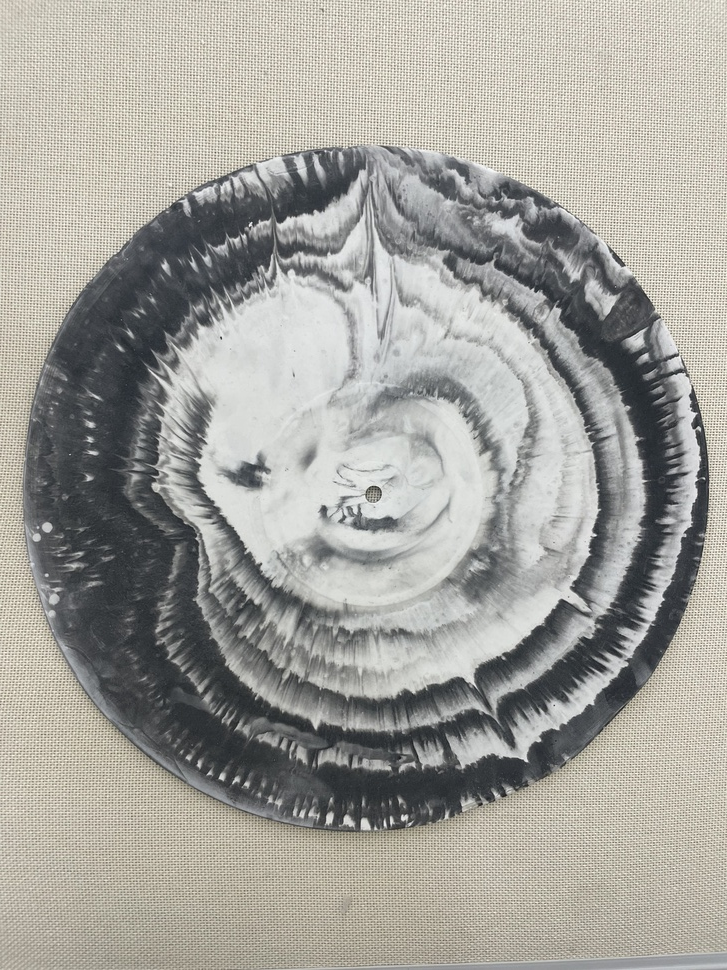
#> input picture code/source/IMG_5083.jpg, 727 x 970 px, shrunk from 3024 x 4032 before the run, found by its file name; its folder holds only this picture in this run
$ jupyter execute SIFTplus.ipynb
#> lines starting #> are read from the running program, lines starting #| are printed output that depends on the picture
[cell 1]
import numpy as np
import cv2 as cv

[cell 2]
image_name = input("이미지의 이름을 입력하세요: ")
#> the answer given: source/IMG_5083.jpg
image_path = './source/' + image_name
img = cv.imread(image_path)
#> img is the input picture: shape (970, 727, 3); mean B, G, R 156.3, 162.3, 163.5
gray = cv.cvtColor(img, cv.COLOR_BGR2GRAY)

[cell 3]
sift = cv.SIFT_create()
kp, des = sift.detectAndCompute(gray,None)
#> kp = 3249 keypoints; strongest (x, y, size): (404, 818, 4.4), (222, 777, 4.5), (595, 535, 1.9), (699, 428, 2.8)
img = cv.drawKeypoints(gray,kp,img,flags=cv.DRAW_MATCHES_FLAGS_DRAW_RICH_KEYPOINTS)
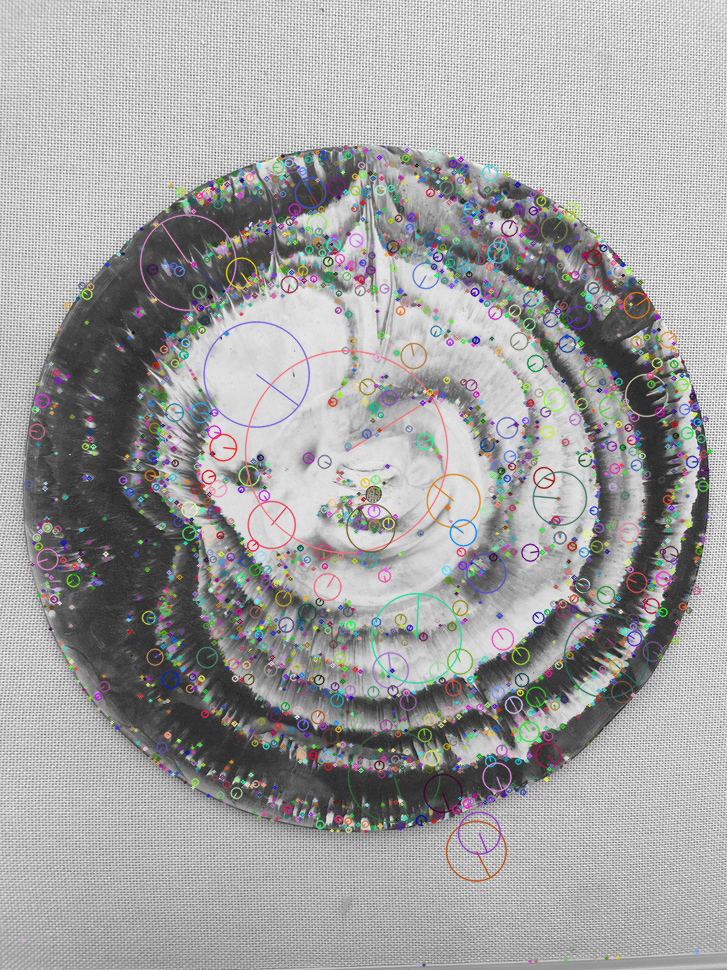
#> img: shape (970, 727, 3); mean B, G, R 161, 160.9, 161.3

[cell 4]
outpath = './output/siftplus/siftplus_'
cv.imwrite(outpath + image_name ,img)
#> Out = True
